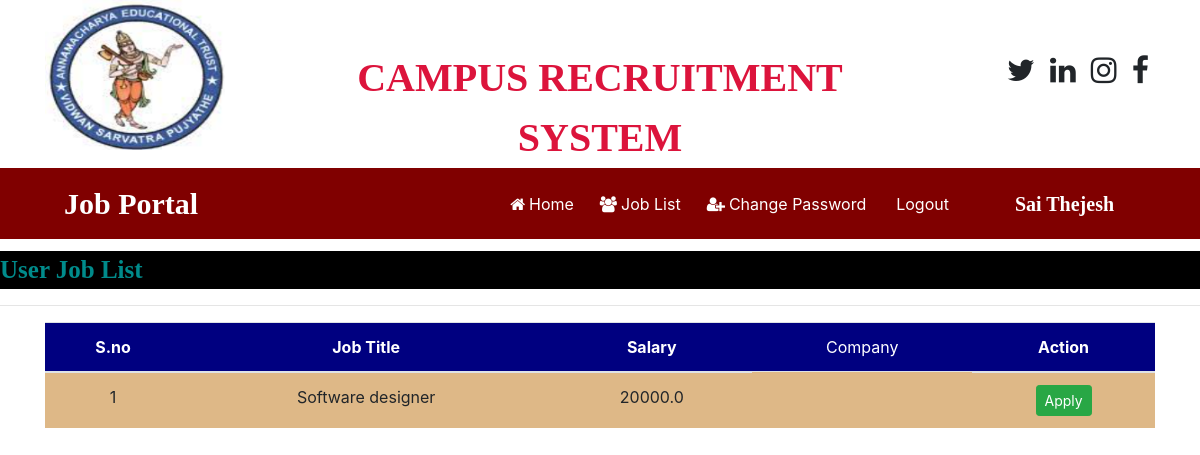
Before: /user_joblist/ (signed in) with the older database file.
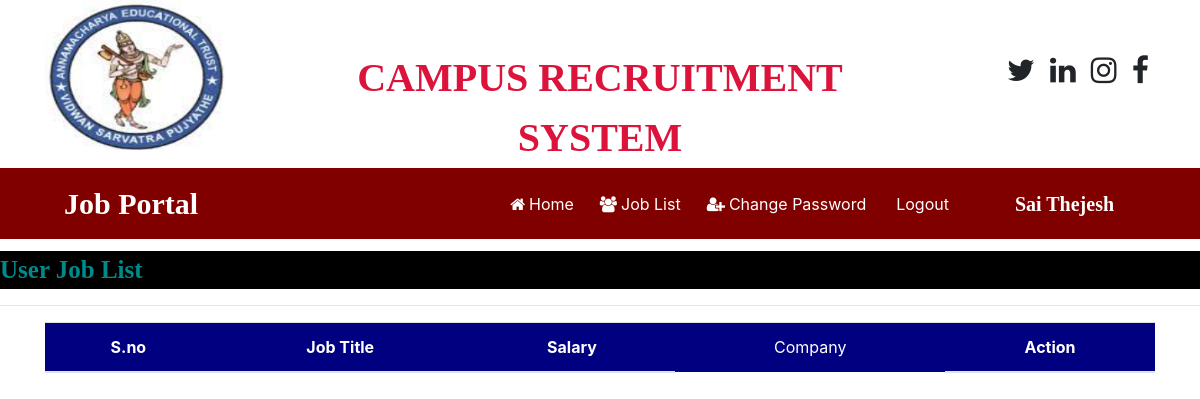
After: the same page with the newer database file.
### OnlinejobportalApp/models.py (models this page shows, shortened)
class Job(models.Model):
	recruiter =models.ForeignKey(Recruiter,on_delete=models.CASCADE)
	start_date = models.DateField()
	end_date = models.DateField()
	title =models.CharField(max_length=100)
	salary = models.FloatField(null=True)
	image = models.FileField()
	description = models.CharField(max_length=300)
	experience = models.CharField(max_length=50)
	location = models.CharField(max_length=100)
	skills = models.CharField(max_length=100)
	creationdate = models.DateField()

### OnlinejobportalApp/views.py (the view)
# urls.py: path('user_joblist/',views.user_joblist,name="user_joblist"),
def user_joblist(request):
    if not request.user.is_authenticated:
    	return redirect('user_login')
    job = Job.objects.all()
    d={'job':job}
    return render(request,'html/user_joblist.html',d)

### OnlinejobportalApp/templates/html/user_joblist.html (shortened to what this page needs)
{% load static %}
{% block body %}
{% include 'html/user_navigation.html' %}
<marquee style="font-family: 'Algerian'; font-size: 25px; color: darkcyan; background-color: black;font-weight: bold;margin-top: 1%">
	User Job List
</marquee>
<hr>
<div class="container">
<table class="table table-hover" id="example">
	<thead>
		<tr style = "background-color: #000080;color:white">
			<th>S.no</th>
			<th>Job Title</th>
			<th>Salary</th>
			<td>Company</td>
			<th>Action</th>
		</tr>
	</thead>
	<tbody>
		{% for i in job%}
		<tr style = "background-color: #DEB887">
			<td>{{forloop.counter}}</td>
			<td>{{i.title}}</td>
			<td>{{i.salary}}</td>
			<td>{{i.company}}</td>
            <td><a href="{% url 'apply_job' %}" class="btn btn-success btn-sm " >Apply</a>
		</tr>
		{% endfor %}
	</tbody>
</table>
</div>
{% endblock %}

Changed rows visible on the page:
removed Job: title "Software designer", salary "20000.0"
